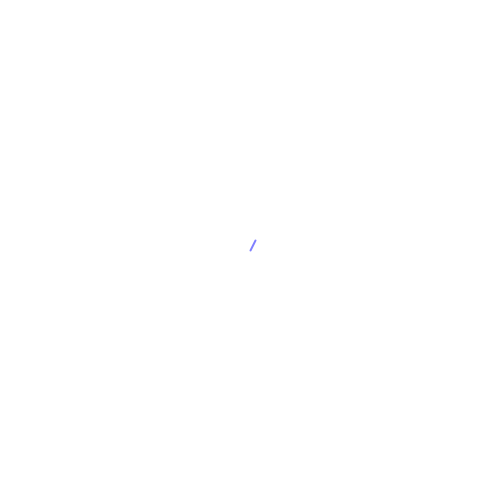
Frame 1 (no input)
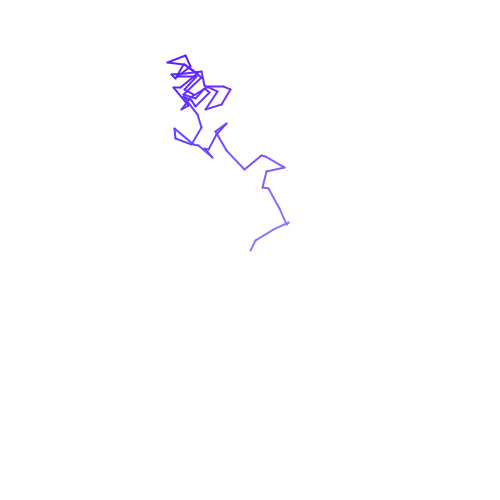
Frame 60 (the mouse pressed at the canvas centre just before this capture)
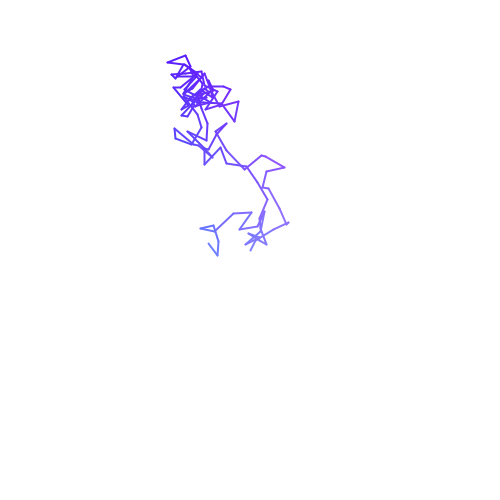
Frame 120 (the mouse held since frame 60 and released just before this capture)

The Processing sketch that drew these frames (run headless with seeded random() and noise(); from frame 60 on, the mouse is pressed at the canvas centre):

// Processing sketch: sketch_4
// ── sketch_4.pde
float x = 250; // initial x position
float y = 250; // initial y position
float px = 250; // to store the previous x position
float py = 250; // to store the previous y position

void setup() {
  size(500, 500); // canvas size
  background(255); //white background
}

void draw() {
  // color mapping
  // map the circle's x position to a value between 0 and 255
  float r = map(x, 0, width, 0, 255);
  // map the circle's y position to a value between 0 and 255
  float g = map(y, 0, height, 0, 255);
  // blue always stays the same
  float b = 255;
  
  // instead of filling it with a color
  // give it a stroke color
  stroke(r, g, b);
  strokeWeight(2);
  
  // move x to a slightly new position
  // but constrain it to the canvas width
  x = constrain(x + random(-20, 20), 0, width);
  
  // move y to a slightly new position
  // but constrain it to the canvas height
  y = constrain(y + random(-20, 20), 0, height);
  
  //draw the line
  line(px, py, x, y);
  
  // store the current x, y position  at px, py
  // next round, they will be the starting point of the line
  px = x;
  py = y;
  
  // print the position of the canvas to the console
  println(x, y);
}
